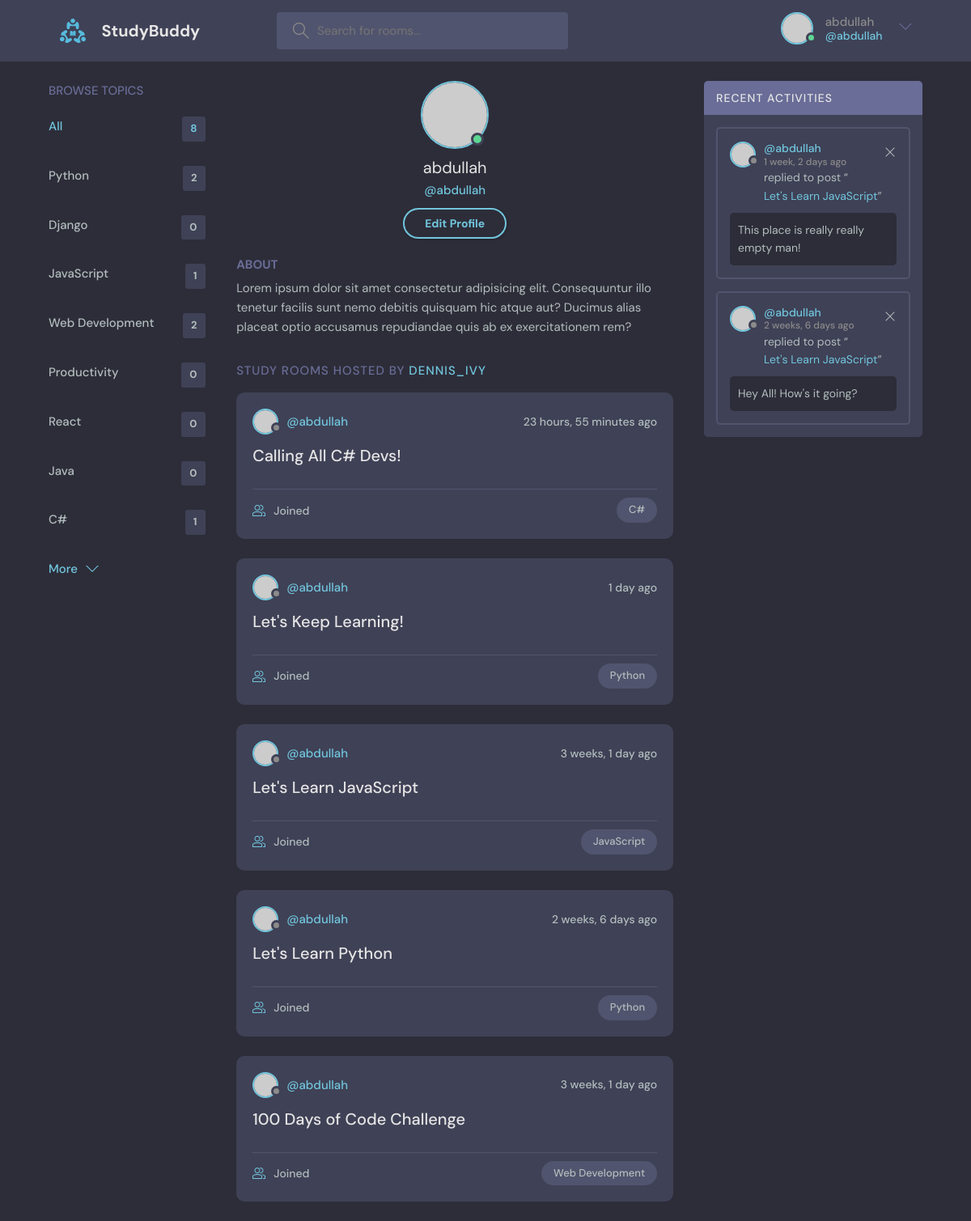
/profile/1/ (signed in), run on the app's committed database.
### base/models.py (models this page shows, shortened)
class Topic(models.Model):
    name: str = models.CharField(max_length=200)

class Room(models.Model):
    host = models.ForeignKey(User, on_delete=models.SET_NULL, null=True)
    topic = models.ForeignKey(Topic, on_delete=models.SET_NULL, null=True)
    name: str = models.CharField(max_length=200)
    description = models.TextField(null=True, blank=True)
    participant = models.ManyToManyField(User, related_name="participant", blank=True)
    updated = models.DateTimeField(auto_now=True)
    created = models.DateTimeField(auto_now_add=True)
    class Meta:
        ordering = ['-updated', '-created']
    def __str__(self):
        return self.name

class Message(models.Model):
    user = models.ForeignKey(User, on_delete=models.CASCADE)
    room = models.ForeignKey(Room, on_delete=models.CASCADE)
    body: str = models.TextField()
    updated = models.DateTimeField(auto_now=True)
    created = models.DateTimeField(auto_now_add=True)
    class Meta:
        ordering = ['-updated', '-created']

### base/views.py (the view)
# urls.py: path("profile/<str:pk>/", views.userProfile, name="user-profile"),
def userProfile(request, pk):
    user = User.objects.get(id=pk)
    rooms = user.room_set.all()
    room_message = user.message_set.all()
    topics = Topic.objects.all()
    context = {'user': user,
               'rooms': rooms,
               'room_message': room_message,
               'topics': topics}
    return render(request, 'base/profile.html', context)

### base/templates/base/profile.html
{% extends 'main.html' %}
{% block content %}
    <main class="profile-page layout layout--3">
        <div class="container">
            {% include 'base/topics_components.html' %}
            <div class="roomList">
                <div class="profile">
                    <div class="profile__avatar">
                        <div class="avatar avatar--large active">
                            <img src="https://randomuser.me/api/portraits/men/11.jpg"/>
                        </div>
                    </div>
                    <div class="profile__info">
                        <h3>{{ user.username }}</h3>
                        <p>@{{ user.username }}</p>
                        {% if request.user == user %}
                            <a href="{% url 'update-user' %}" class="btn btn--main btn--pill">Edit Profile</a>
                        {% endif %}
                    </div>
                    <div class="profile__about">
                        <h3>About</h3>
                        <p>
                            Lorem ipsum dolor sit amet consectetur adipisicing elit. Consequuntur illo tenetur
                            facilis sunt nemo debitis quisquam hic atque aut? Ducimus alias placeat optio
                            accusamus repudiandae quis ab ex exercitationem rem?
                        </p>
                    </div>
                </div>
                <div class="roomList__header">
                    <div>
                        <h2>Study Rooms Hosted by <a>dennis_ivy</a>
                        </h2>
                    </div>
                </div>
                {% include 'base/feed_component.html' %}
            </div>
            {% include 'base/activity_component.html' %}
        </div>
    </main>
{% endblock content %}

### templates/navbar.html (shortened to what this page needs)
{% load static %}
<header class="header header--loggedIn">
    <div class="container">
        <a href="{% url 'home' %}" class="header__logo">
            <img src="{% static 'images/logo.svg' %}" alt="logo"/>
            <h1>StudyBuddy</h1>
        </a>
        <form class="header__search" method="get" action="{% url 'home' %}">
            <label>
                <input name="q" placeholder="Search for rooms..."/>
            </label>
        </form>
        <nav class="header__menu">
            {% if request.user.is_authenticated %}
                <div class="header__user">
                    <a href="{% url 'update-user' %}">
                        <div class="avatar avatar--medium active">
                            <img src="https://randomuser.me/api/portraits/men/37.jpg"/>
                        </div>
                        <p>{{ request.user.username }} <span>@{{ request.user.username }}</span></p>
                    </a>
                    <button class="dropdown-button">
                        <svg version="1.1" xmlns="http://www.w3.org/2000/svg" width="32" height="32"
                             viewBox="0 0 32 32">
                            <title>chevron-down</title>
                            <path d="M16 21l-13-13h-3l16 16 16-16h-3l-13 13z"></path>
                        </svg>
                    </button>
                </div>
            {% else %}
                <a href="{% url 'login' %}">
                    <img src="{% static 'images/avatar.svg' %}"/>
                    <p>Login</p>
                </a>
            {% endif %}
        </nav>
    </div>
</header>
<!DOCTYPE html>
<html lang="en">
<head>
</head>
<body>

### base/templates/base/topics_components.html
<div class="topics">
    <div class="topics__header">
        <h2>Browse Topics</h2>
    </div>
    <ul class="topics__list">
        <li>
            <a href="{% url 'home' %}" class="active">All <span>{{ topics.count }}</span></a>
        </li>
        {% for topic in topics %}
            <li>
                <a href="{% url 'home' %}?q={{ topic.name }}">{{ topic.name }}
                    <span>{{ topic.room_set.all.count }}</span></a>
            </li>
        {% endfor %}
    </ul>
    <a class="btn btn--link" href="topics.html">
        More
        <svg version="1.1" xmlns="http://www.w3.org/2000/svg" width="32" height="32" viewBox="0 0 32 32">
            <title>chevron-down</title>
            <path d="M16 21l-13-13h-3l16 16 16-16h-3l-13 13z"></path>
        </svg>
    </a>
</div>

### base/templates/base/feed_component.html (shortened to what this page needs)
{% for room in rooms %}
    <div class="roomListRoom">
        <div class="roomListRoom__header">
            <a href="{% url 'user-profile' room.host.id %}" class="roomListRoom__author">
                <div class="avatar avatar--small">
                    <img src="https://randomuser.me/api/portraits/women/11.jpg"/>
                </div>
                <span>@{{ room.host.username }}</span>
            </a>
            <div class="roomListRoom__actions">
                <span>{{ room.created|timesince }} ago</span>
            </div>
        </div>
        <div class="roomListRoom__content">
            <a href="{% url 'room' room.id %}">{{ room.name }}</a>
        </div>
        <div class="roomListRoom__meta">
            <a href="{% url 'room' room.id %}" class="roomListRoom__joined">
                {{ room.participants.all.count }} Joined
            </a>
            <p class="roomListRoom__topic">{{ room.topic.name }}</p>
        </div>
    </div>
{% endfor %}

### base/templates/base/activity_component.html
<div class="activities">
    <div class="activities__header">
        <h2>Recent Activities</h2>
    </div>
    {% for message in room_message %}
        <div class="activities__box">
            <div class="activities__boxHeader roomListRoom__header">
                <a href="{% url 'user-profile' message.user.id %}" class="roomListRoom__author">
                    <div class="avatar avatar--small">
                        <img src="https://randomuser.me/api/portraits/women/11.jpg"/>
                    </div>
                    <p>
                        @{{ message.user }}
                        <span>{{ message.created|timesince }} ago</span>
                    </p>
                </a>
                {% if request.user == message.user %}
                    <div class="roomListRoom__actions">
                        <a href="{% url 'delete-message' message.id %}">
                            <svg version="1.1" xmlns="http://www.w3.org/2000/svg" width="32" height="32"
                                 viewBox="0 0 32 32">
                                <title>remove</title>
                                <path
                                        d="M27.314 6.019l-1.333-1.333-9.98 9.981-9.981-9.981-1.333 1.333 9.981 9.981-9.981 9.98 1.333 1.333 9.981-9.98 9.98 9.98 1.333-1.333-9.98-9.98 9.98-9.981z"
                                ></path>
                            </svg>
                        </a>
                    </div>
                {% endif %}
            </div>
            <div class="activities__boxContent">
                <p>replied to post “<a href="{% url 'room' message.room.id %}">{{ message.room }}</a>”</p>
                <div class="activities__boxRoomContent">
                    {{ message.body }}
                </div>
            </div>
        </div>
    {% endfor %}
</div>

### data on the page
Topic: name "Python", room_set.all.count "2"
Topic: name "Django", room_set.all.count "0"
Topic: name "JavaScript", room_set.all.count "1"
Topic: name "Web Development", room_set.all.count "2"
Topic: name "Productivity", room_set.all.count "0"
Topic: name "React", room_set.all.count "0"
Topic: name "Java", room_set.all.count "0"
Topic: name "C#", room_set.all.count "1"
Room: host.username "abdullah", created "23 hours, 55 minutes", name "Calling All C# Devs!", topic.name "C#"
Room: host.username "abdullah", created "1 day", name "Let's Keep Learning!", topic.name "Python"
Room: host.username "abdullah", created "3 weeks, 1 day", name "Let's Learn JavaScript", topic.name "JavaScript"
Room: host.username "abdullah", created "2 weeks, 6 days", name "Let's Learn Python", topic.name "Python"
Room: host.username "abdullah", created "3 weeks, 1 day", name "100 Days of Code Challenge", topic.name "Web Development"
Message: user "abdullah", created "1 week, 2 days", room "Let's Learn JavaScript", body "This place is really really empty man!"
Message: user "abdullah", created "2 weeks, 6 days", room "Let's Learn JavaScript", body "Hey All! How's it going?"

### other printed values
{{ request.user.username }} "abdullah"
{{ topics.count }} "8"
{{ user.username }} "abdullah"
